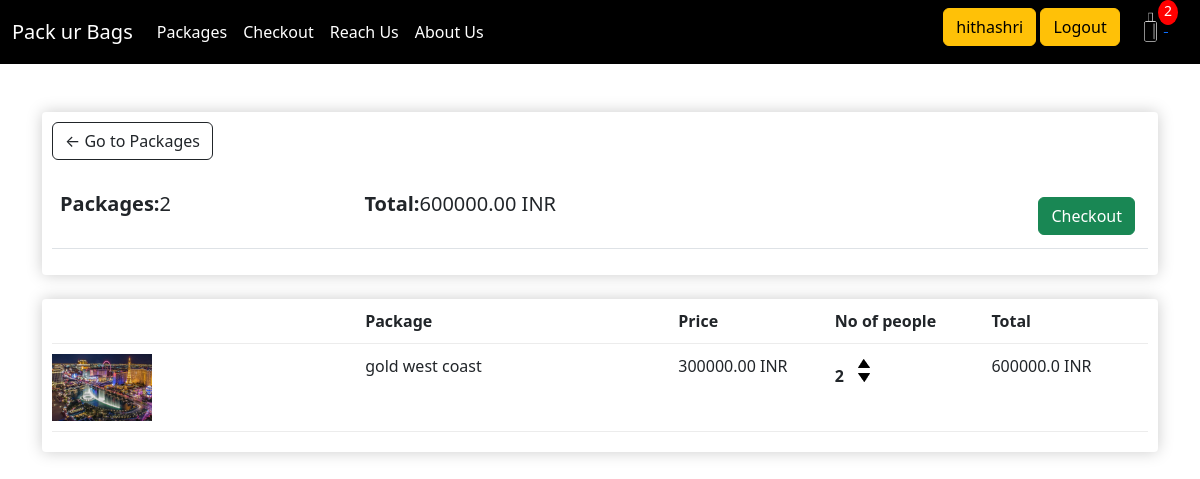
The app's page /cart/ (signed in) with its own data.
### store/models.py (models this page shows, shortened)
class Order(models.Model):
    customer = models.ForeignKey(Customer, on_delete=models.SET_NULL, blank=True, null= True)
    date_ordered = models.DateTimeField(auto_now_add=True)
    complete=models.BooleanField(default=False, null=True, blank=False)
    transaction_id = models.CharField(max_length=300, null=True)
    @property
    def get_cart_total(self):
        orderitems = self.orderitem_set.all()
        total = sum([item.get_total for item in orderitems])
        return total
    @property
    def get_cart_items(self):
        orderitems = self.orderitem_set.all()
        total = sum([item.quantity for item in orderitems])
        return total

class OrderItem(models.Model):
    package=models.ForeignKey(Package, on_delete=models.SET_NULL, blank=True, null=True)
    oder=models.ForeignKey(Order, on_delete=models.SET_NULL, blank=True, null=True)
    quantity = models.IntegerField(default=0, null=True, blank=True)
    date_added = models.DateTimeField(auto_now_add=True)
    @property
    def get_total(self):
        total = self.package.price * self.quantity
        return total

class Package(models.Model):
    name = models.CharField(max_length=300, null=True)
    price = models.FloatField()
    no_of_days = models.IntegerField()
    places_included = models.CharField(max_length=300 , null=True)
    image = models.ImageField(null= True, blank=True)
    name = models.CharField(max_length=300, null=True)
    info = models.TextField(null=True)
    @property
    def imageURL(self):
        try:
            url = self.image.url
        except:
            url = ''
        return url

### store/views.py (the view)
# urls.py: path('cart/', views.cart, name='cart'),
def cart(request):
    if request.user.is_authenticated:
        customer = request.user.customer
        order , created = Order.objects.get_or_create(customer=customer, complete=False)
        items = order.orderitem_set.all()
        cartItems = order.get_cart_items
    else:
        items = []
        order = {'get_cart_total':0, 'get_cart_items':0 }
        cartItems = order['get_cart_items']
    context = {'items':items , 'order':order,'cartItems':cartItems}
    return render(request, 'store/cart.html', context)

### store/templates/store/cart.html
{% extends 'store/main.html' %}
{% load static %}
{% block content %}
<div class="row">
    <div class="col-lg-12">
        <div class="box-element">
            <a class="btn btn-outline-dark" href="{% url 'store' %}">&#x2190; Go to Packages</a>
            <br>
            <br>
            <table class="table">
                <tr>
                    <th><h5><strong>Packages:</strong>{{order.get_cart_items}}</h5></th>
                    <th><h5><strong>Total:</strong>{{order.get_cart_total|floatformat:2}} INR</h5></th>
                    <th>
                        <a style="float:right; margin:5px" class="btn btn-success" href="{% url 'checkout' %}">Checkout</a>
                    </th>
                </tr>
            </table>
        </div>
        <br>
        <div class="box-element">
            <div class="cart-row">
                <div style="flex:2"></div>
                <div style="flex:2"><strong>Package</strong></div>
                <div style="flex:1"><strong>Price</strong></div>
                <div style="flex:1"><strong>No of people</strong></div>
                <div style="flex:1"><strong>Total</strong></div>
            </div>
            {% for item in items %}
            <div class="cart-row">
                <div style="flex:2"><img class="row-image" src="{{item.package.imageURL}}"></div>
                <div style="flex:2">{{item.package.name}}</div>
                <div style="flex:1">{{item.package.price|floatformat:2}} INR</div>
                <div style="flex:1">
                    <p class="quantity">{{item.quantity}}</p>
                    <div class="quantity">
                        <img data-package="{{item.package.id}}" data-action="add" class="chg-quantity update-cart" src="{% static  'images/arrow-up.png' %}">
                        <img data-package="{{item.package.id}}" data-action="remove" class="chg-quantity update-cart" src="{% static  'images/arrow-down.png' %}">
                    </div>
                </div>
                <div style="flex:1">{{item.get_total}} INR</div>
            </div>
            {% endfor %}
        </div>
    </div>
</div>
{% endblock content %}

### store/templates/store/main.html (shortened to what this page needs)
{% load static%}
<!DOCTYPE html>
<html lang="en">
<head>
    <link rel="stylesheet" type="text/css" href="{% static 'css/main.css' %}">
    <link href="https://cdn.jsdelivr.net/npm/bootstrap@5.3.0-alpha1/dist/css/bootstrap.min.css" rel="stylesheet">
  </head>
<body>
    <nav class="navbar navbar-expand-lg navbar-dark bg-black mb-5">
        <div class="container-fluid">
          <a class="navbar-brand" href="{% url 'home' %}">Pack ur Bags</a>
          <div class="collapse navbar-collapse" id="navbarSupportedContent">
            <ul class="navbar-nav me-auto mb-2 mb-lg-0">
              <li class="nav-item">
                <a class="nav-link active" aria-current="page" href="{% url 'store' %}">Packages</a>
              </li>
            </ul>
            <div class="collapse navbar-collapse" id="navbarSupportedContent">
              <ul class="navbar-nav me-auto mb-2 mb-lg-0">
                <li class="nav-item">
                  <a class="nav-link active" aria-current="page" href="{% url 'checkout' %}">Checkout</a>
                </li>
              </ul>
            <div class="collapse navbar-collapse" id="navbarSupportedContent">
              <ul class="navbar-nav me-auto mb-2 mb-lg-0">
                <li class="nav-item">
                  <a class="nav-link active" aria-current="page" href="{% url 'reachus' %}">Reach Us</a>
                </li>
              </ul>
            <div class="collapse navbar-collapse" id="navbarSupportedContent">
              <ul class="navbar-nav me-auto mb-2 mb-lg-0">
                <li class="nav-item">
                  <a class="nav-link active" aria-current="page" href="{% url 'aboutus' %}">About Us</a>
                </li>
              </ul>
            <div class="form-inline my-2 my-lg-0">
              {% if user.is_authenticated %}
              	<a href="/"class="btn btn-warning">{{user.username}}</a>
              	<a href="/logout"class="btn btn-warning">Logout</a>
            	{% else %}
              	<a href="/login"class="btn btn-warning">Login</a>
              	<a href="/register"class="btn btn-warning">Register</a>
            	{% endif %}
              <a href="{% url 'cart' %}">
               <img  id="cart-icon" src="{% static 'images/bag.jpg' %}">
              </a>
              <p id="cart-total">{{cartItems}}</p>
            </div>
            </div>
            </div>
          </div>
        </div>
      </nav>
    <div class="container">
        	{% block content %}
        	{% endblock content %}
    </div>
  </body>
</html>

### static/css/main.css (style rules this page uses)
body { background-color: hsl(0, 0%, 98%); }
h1,h2,h3,h4,h5,h6 { color:hsl(0, 0%, 30%); }
.box-element { box-shadow:hsl(0, 0%, 80%) 0 0 16px; background-color: #fff; border-radius: 4px; padding: 10px; }
#cart-icon { width:25px; display: inline-block; margin-left: 15px; }
#cart-total { display: inline-block; text-align: center; color:#fff; background-color: red; width: 20px; height: 25px; border-radius: 50%; font-size: 14px; position: relative; top: -15px; left: -10px; }
.col-lg-4, .col-lg-6, .col-lg-8, .col-lg-12 { margin-top: 10px; margin-bottom: 10px; }
.btn { border-radius: 0; }
.row-image { width: 100px; }
.cart-row { display: flex; align-items: flex-stretch; padding-bottom: 10px; margin-bottom: 10px; border-bottom: 1px solid #ececec; }
.quantity { display: inline-block; font-weight: 700; padding-right:10px; }
.chg-quantity { width: 12px; cursor: pointer; display: block; margin-top: 5px; transition:.1s; }

### records on screen
Order: get_cart_items "2", get_cart_total "600000.00"
OrderItem: package.imageURL (picture), package.name "gold west coast", package.price "300000.00", quantity "2", get_total "600000.0"

### other values on screen
{{ user.username }} "hithashri"
{{ cartItems }} "2"
